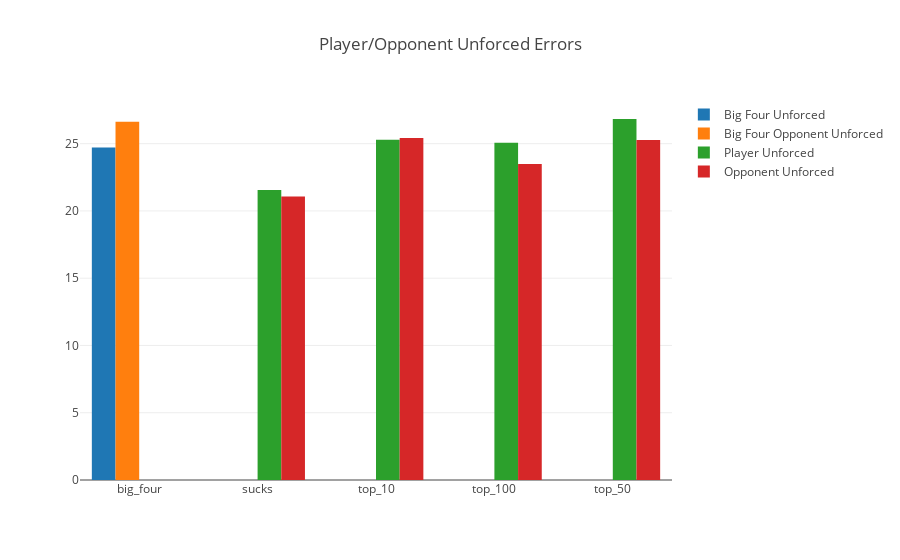

This figure's notebook cell:
### Code cell
layout = go.Layout(
    title = 'Player/Opponent Unforced Errors'
)

trace1 = go.Bar(
    x = ['big_four'],
    y = big_four_rally_df[big_four_rally_df['rank_label'] == 'big_four']['player_unforced'],
    name = 'Big Four Unforced'
)

trace2 = go.Bar(
    x = ['big_four'],
    y = big_four_rally_df[big_four_rally_df['rank_label'] == 'big_four']['opponent_unforced'],
    name = 'Big Four Opponent Unforced'
)

trace3 = go.Bar(
    x = rank_labeled_df['rank_label'],
    y = rank_labeled_df['player_unforced'],
    name = 'Player Unforced'
)

trace4 = go.Bar(
    x = rank_labeled_df['rank_label'],
    y = rank_labeled_df['opponent_unforced'],
    name = 'Opponent Unforced'
)

fig = go.Figure(data = [trace1, trace2, trace3, trace4], layout = layout)
iplot(fig)

### Figure 1 — Plotly figure (JSON) as saved in the notebook; plotly's stock layout.template omitted (floating-point values rounded to 4 significant figures)
{"data": [{"name": "Big Four Unforced", "type": "bar", "uid": "43d5a677-67cc-4032-99af-f764e8765c56", "x": ["big_four"], "y": [24.72]}, {"name": "Big Four Opponent Unforced", "type": "bar", "uid": "cc1f6762-35c5-4cc4-9b3e-417ca8ba4989", "x": ["big_four"], "y": [26.63]}, {"name": "Player Unforced", "type": "bar", "uid": "d282e14c-4d01-4a79-89d4-1824e21987da", "x": ["sucks", "top_10", "top_100", "top_50"], "y": [21.55, 25.28, 25.06, 26.83]}, {"name": "Opponent Unforced", "type": "bar", "uid": "8182b3c7-02c7-44cf-a2d2-f46df7cc636c", "x": ["sucks", "top_10", "top_100", "top_50"], "y": [21.07, 25.42, 23.49, 25.27]}], "layout": {"title": {"text": "Player/Opponent Unforced Errors"}}}
